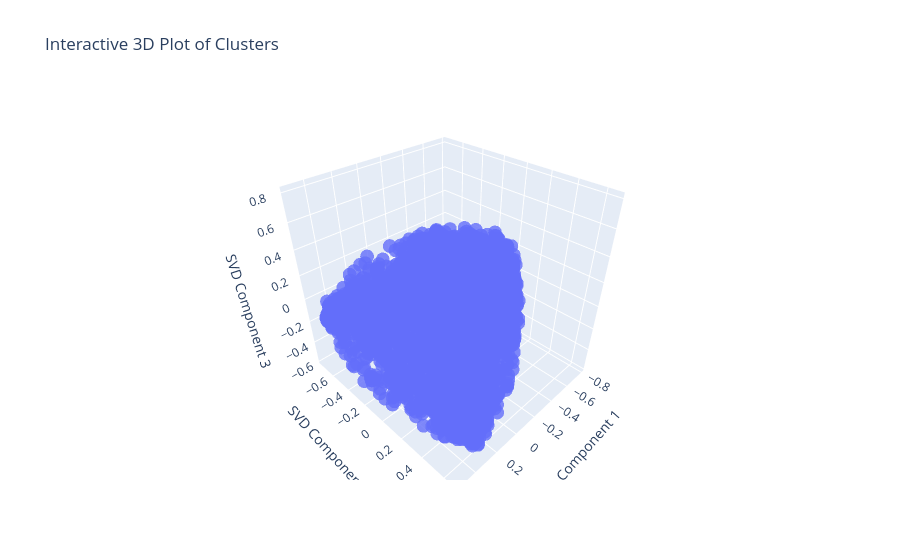

Here is the notebook cell this chart was saved with:
### Code cell
embed_plot_3d_embedding_only(category_embedding)

### Figure 1 — Plotly figure (JSON) as saved in the notebook; plotly's stock layout.template omitted (floating-point values rounded to 4 significant figures; data arrays with more than 128 entries replaced by an {"elided": "..."} marker saying what was removed)
{"data": [{"hovertemplate": "SVD Component 1=%{x}<br>SVD Component 2=%{y}<br>SVD Component 3=%{z}<extra></extra>", "legendgroup": "", "marker": {"color": "#636efa", "opacity": 0.8, "symbol": "circle"}, "mode": "markers", "name": "", "scene": "scene", "showlegend": false, "type": "scatter3d", "x": {"elided": "4905 float values"}, "y": {"elided": "4905 float values"}, "z": {"elided": "4905 float values"}}], "layout": {"legend": {"tracegroupgap": 0}, "scene": {"domain": {"x": [0, 1], "y": [0, 1]}, "xaxis": {"title": {"text": "SVD Component 1"}}, "yaxis": {"title": {"text": "SVD Component 2"}}, "zaxis": {"title": {"text": "SVD Component 3"}}}, "title": {"text": "Interactive 3D Plot of Clusters"}}}
